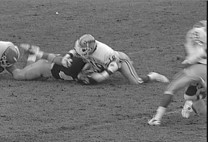
%> input picture 2차원대수적탐색/frame1.jpg, 208 x 142 px
$ octave testtt.m   (GNU Octave 9; MATLAB toolbox functions it lacks are replaced by stand-ins)
%> lines starting %> are read from the running program, lines starting %| are printed output that depends on the picture
img1 = imread("frame1.jpg");
%> img1 is the input picture: size 142x208x3 uint8; min 2, max 255, mean 113
img2 = imread("frame2.jpg");
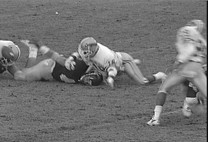
%> input picture 2차원대수적탐색/frame2.jpg, 208 x 142 px
%> img2 is the input picture: size 142x208x3 uint8; min 5, max 255, mean 113.8

n =16;

p_img1 = zeros(144,208);
p_img2 = zeros(176,240);

for i = 1 : 142
  for j = 208
    p_img1(i,j) = img1(i,j);
  end
end
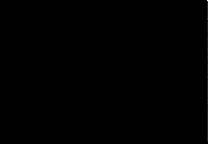
%> p_img1: size 144x208 double; min 0, max 82, mean 0.1; drawn with min black and max white

for i = 1 : 142
  for j = 1 : 208
    p_img2(i+16,j+16) = img2(i,j);
  end
end
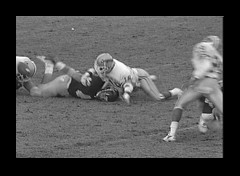
%> p_img2: size 176x240 double; min 0, max 255, mean 79.6
